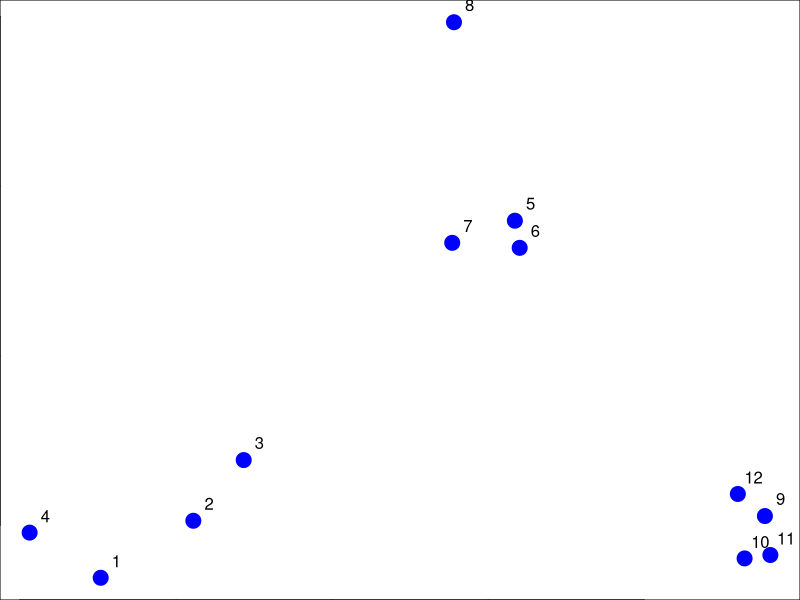
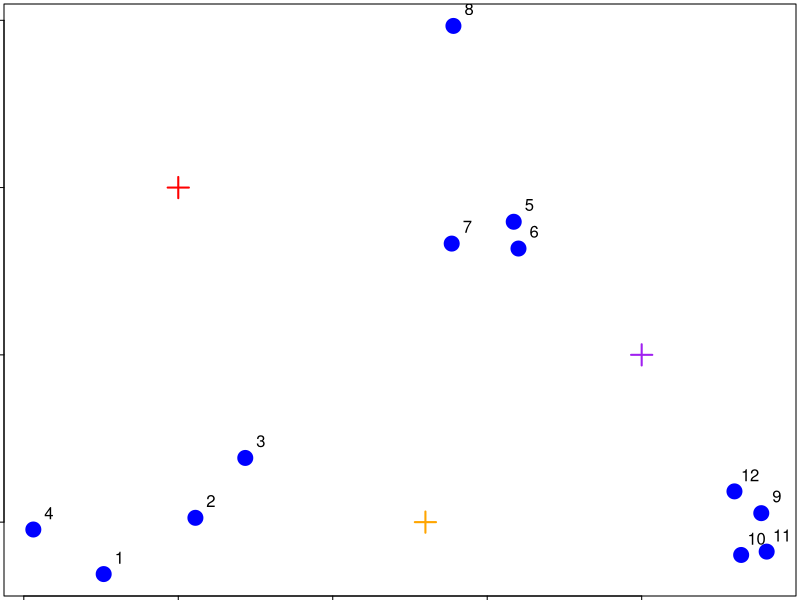
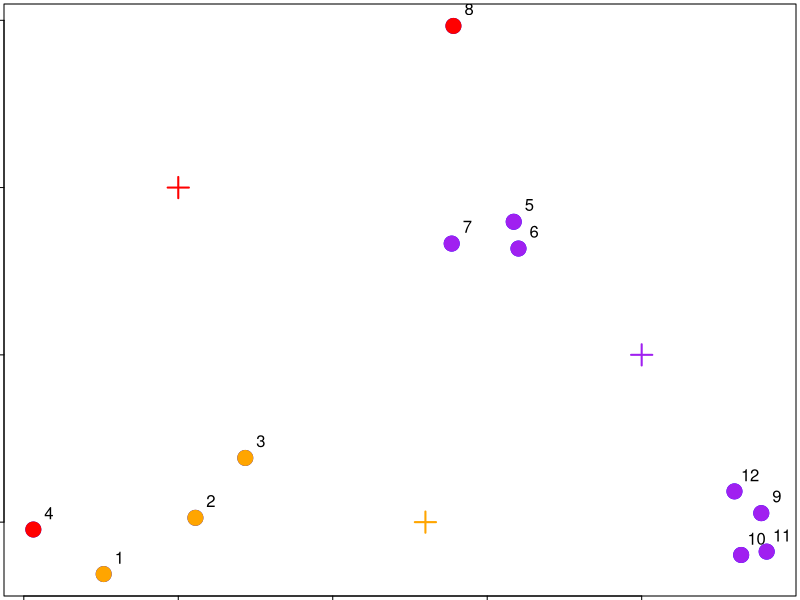
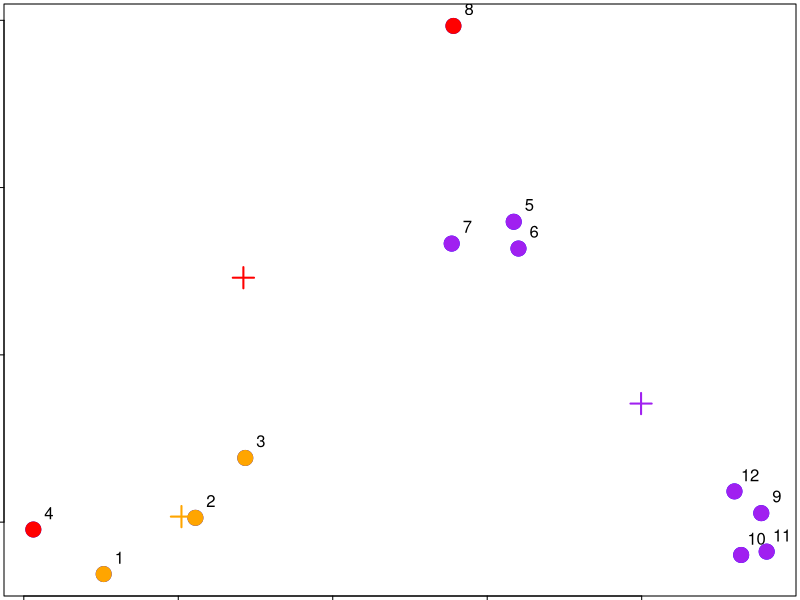
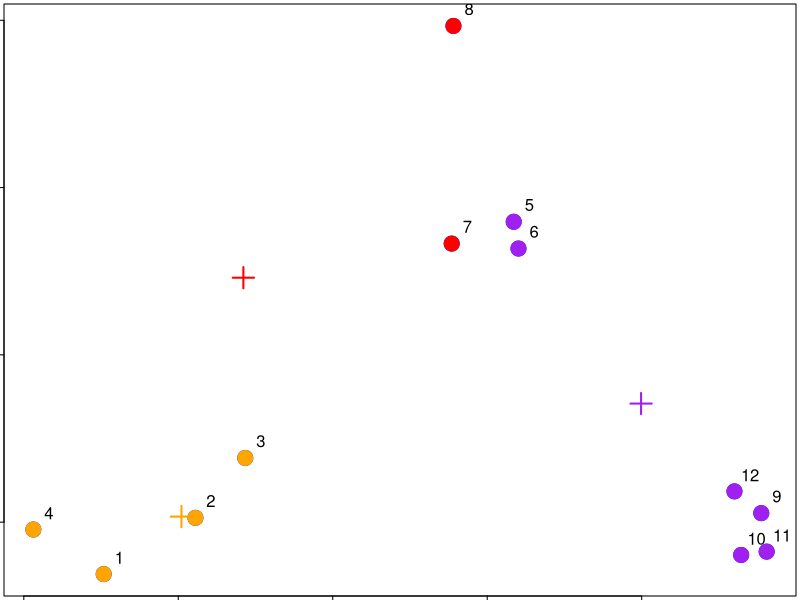
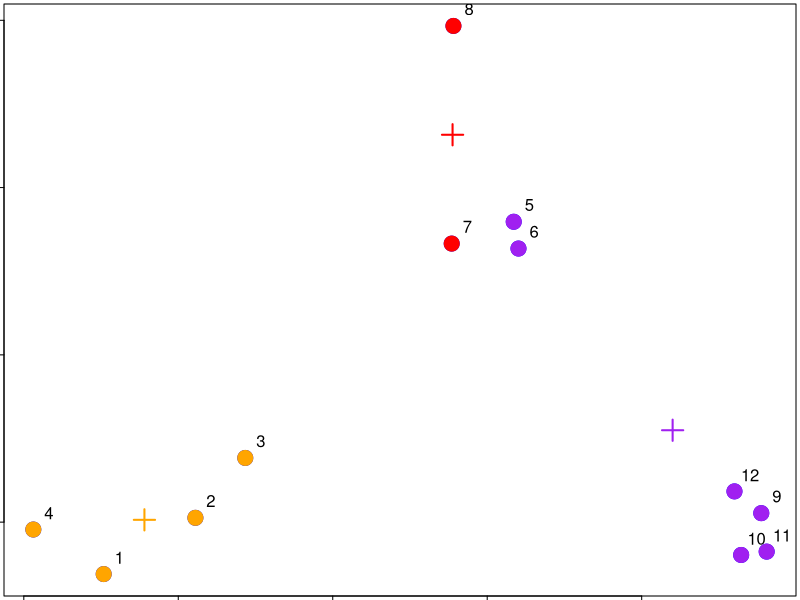
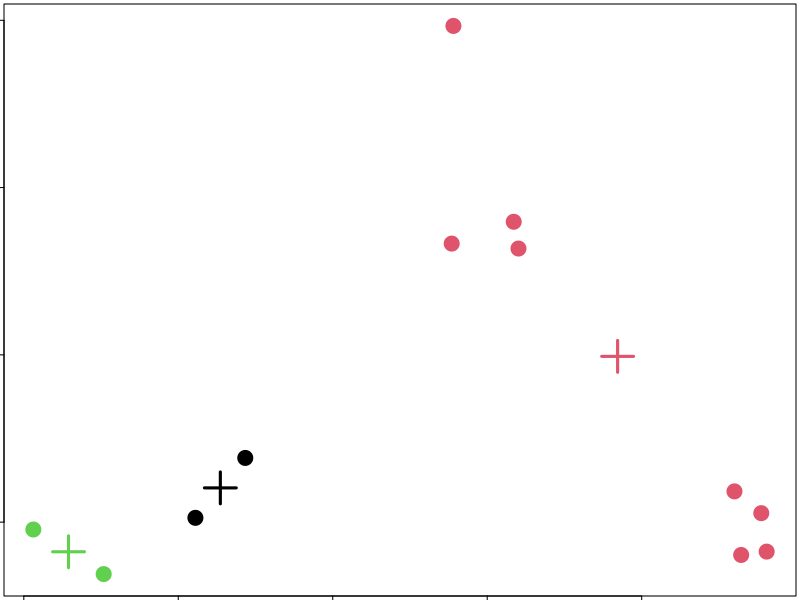
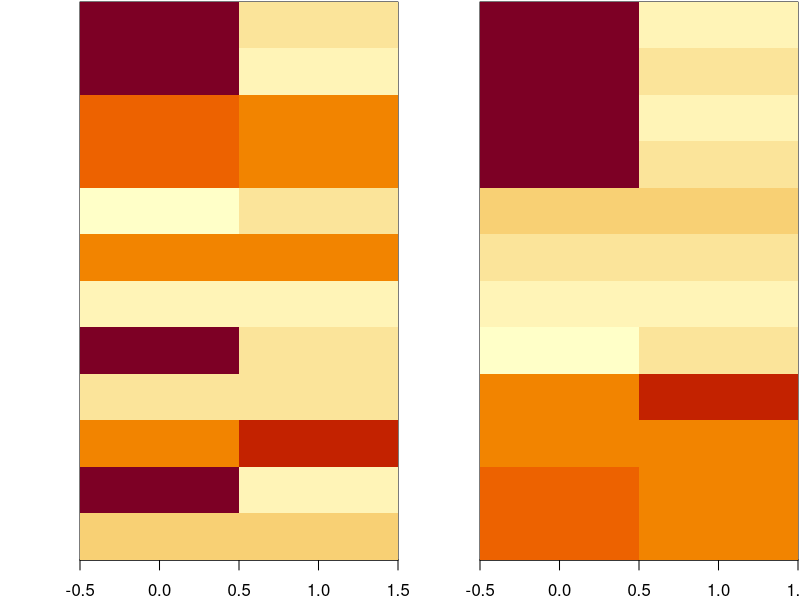

Here is the R script that generated these plots, in order:
## ---- chunk 1
set.seed(1234); par(mar=c(0,0,0,0))
x <- rnorm(12,mean=rep(1:3,each=4),sd=0.2)
y <- rnorm(12,mean=rep(c(1,2,1),each=4),sd=0.2)
plot(x,y,col="blue",pch=19,cex=2)
text(x+0.05,y+0.05,labels=as.character(1:12))
## ---- chunk 2
par(mar=rep(0.2,4))
plot(x,y,col="blue",pch=19,cex=2)
text(x+0.05,y+0.05,labels=as.character(1:12))
cx <- c(1,1.8,2.5)
cy <- c(2,1,1.5)
points(cx,cy,col=c("red","orange","purple"),pch=3,cex=2,lwd=2)
## ---- chunk 3
par(mar=rep(0.2,4))
plot(x,y,col="blue",pch=19,cex=2)
cols1 <- c("red","orange","purple")
text(x+0.05,y+0.05,labels=as.character(1:12))
cx <- c(1,1.8,2.5)
cy <- c(2,1,1.5)
points(cx,cy,col=cols1,pch=3,cex=2,lwd=2)

## Find the closest centroid
distTmp <- matrix(NA,nrow=3,ncol=12)
distTmp[1,] <- (x-cx[1])^2 + (y-cy[1])^2
distTmp[2,] <- (x-cx[2])^2 + (y-cy[2])^2
distTmp[3,] <- (x-cx[3])^2 + (y-cy[3])^2
newClust <- apply(distTmp,2,which.min)
points(x,y,pch=19,cex=2,col=cols1[newClust])
## ---- chunk 4
par(mar=rep(0.2,4))
plot(x,y,col="blue",pch=19,cex=2)
cols1 <- c("red","orange","purple")
text(x+0.05,y+0.05,labels=as.character(1:12))

## Find the closest centroid
distTmp <- matrix(NA,nrow=3,ncol=12)
distTmp[1,] <- (x-cx[1])^2 + (y-cy[1])^2
distTmp[2,] <- (x-cx[2])^2 + (y-cy[2])^2
distTmp[3,] <- (x-cx[3])^2 + (y-cy[3])^2
newClust <- apply(distTmp,2,which.min)
points(x,y,pch=19,cex=2,col=cols1[newClust])
newCx <- tapply(x,newClust,mean)
newCy <- tapply(y,newClust,mean)

## Old centroids

cx <- c(1,1.8,2.5)
cy <- c(2,1,1.5)

points(newCx,newCy,col=cols1,pch=3,cex=2,lwd=2)

## ---- chunk 5
par(mar=rep(0.2,4))
plot(x,y,col="blue",pch=19,cex=2)
cols1 <- c("red","orange","purple")
text(x+0.05,y+0.05,labels=as.character(1:12))


cx <- c(1,1.8,2.5)
cy <- c(2,1,1.5)


## Find the closest centroid
distTmp <- matrix(NA,nrow=3,ncol=12)
distTmp[1,] <- (x-cx[1])^2 + (y-cy[1])^2
distTmp[2,] <- (x-cx[2])^2 + (y-cy[2])^2
distTmp[3,] <- (x-cx[3])^2 + (y-cy[3])^2
newClust <- apply(distTmp,2,which.min)
newCx <- tapply(x,newClust,mean)
newCy <- tapply(y,newClust,mean)

## Old centroids

points(newCx,newCy,col=cols1,pch=3,cex=2,lwd=2)


## Iteration 2
distTmp <- matrix(NA,nrow=3,ncol=12)
distTmp[1,] <- (x-newCx[1])^2 + (y-newCy[1])^2
distTmp[2,] <- (x-newCx[2])^2 + (y-newCy[2])^2
distTmp[3,] <- (x-newCx[3])^2 + (y-newCy[3])^2
newClust2 <- apply(distTmp,2,which.min)

points(x,y,pch=19,cex=2,col=cols1[newClust2])

## ---- chunk 6
par(mar=rep(0.2,4))
plot(x,y,col="blue",pch=19,cex=2)
cols1 <- c("red","orange","purple")
text(x+0.05,y+0.05,labels=as.character(1:12))


cx <- c(1,1.8,2.5)
cy <- c(2,1,1.5)

## Find the closest centroid
distTmp <- matrix(NA,nrow=3,ncol=12)
distTmp[1,] <- (x-cx[1])^2 + (y-cy[1])^2
distTmp[2,] <- (x-cx[2])^2 + (y-cy[2])^2
distTmp[3,] <- (x-cx[3])^2 + (y-cy[3])^2
newClust <- apply(distTmp,2,which.min)
newCx <- tapply(x,newClust,mean)
newCy <- tapply(y,newClust,mean)



## Iteration 2
distTmp <- matrix(NA,nrow=3,ncol=12)
distTmp[1,] <- (x-newCx[1])^2 + (y-newCy[1])^2
distTmp[2,] <- (x-newCx[2])^2 + (y-newCy[2])^2
distTmp[3,] <- (x-newCx[3])^2 + (y-newCy[3])^2
finalClust <- apply(distTmp,2,which.min)


## Final centroids
finalCx <- tapply(x,finalClust,mean)
finalCy <- tapply(y,finalClust,mean)
points(finalCx,finalCy,col=cols1,pch=3,cex=2,lwd=2)



points(x,y,pch=19,cex=2,col=cols1[finalClust])

## ---- chunk 7
dataFrame <- data.frame(x,y)
kmeansObj <- kmeans(dataFrame,centers=3)
names(kmeansObj)
kmeansObj$cluster
## ---- chunk 8
par(mar=rep(0.2,4))
plot(x,y,col=kmeansObj$cluster,pch=19,cex=2)
points(kmeansObj$centers,col=1:3,pch=3,cex=3,lwd=3)
## ---- chunk 9
set.seed(1234)
dataMatrix <- as.matrix(dataFrame)[sample(1:12),]
kmeansObj <- kmeans(dataMatrix,centers=3)
par(mfrow=c(1,2), mar = c(2, 4, 0.1, 0.1))
image(t(dataMatrix)[,nrow(dataMatrix):1],yaxt="n")
image(t(dataMatrix)[,order(kmeansObj$cluster)],yaxt="n")
